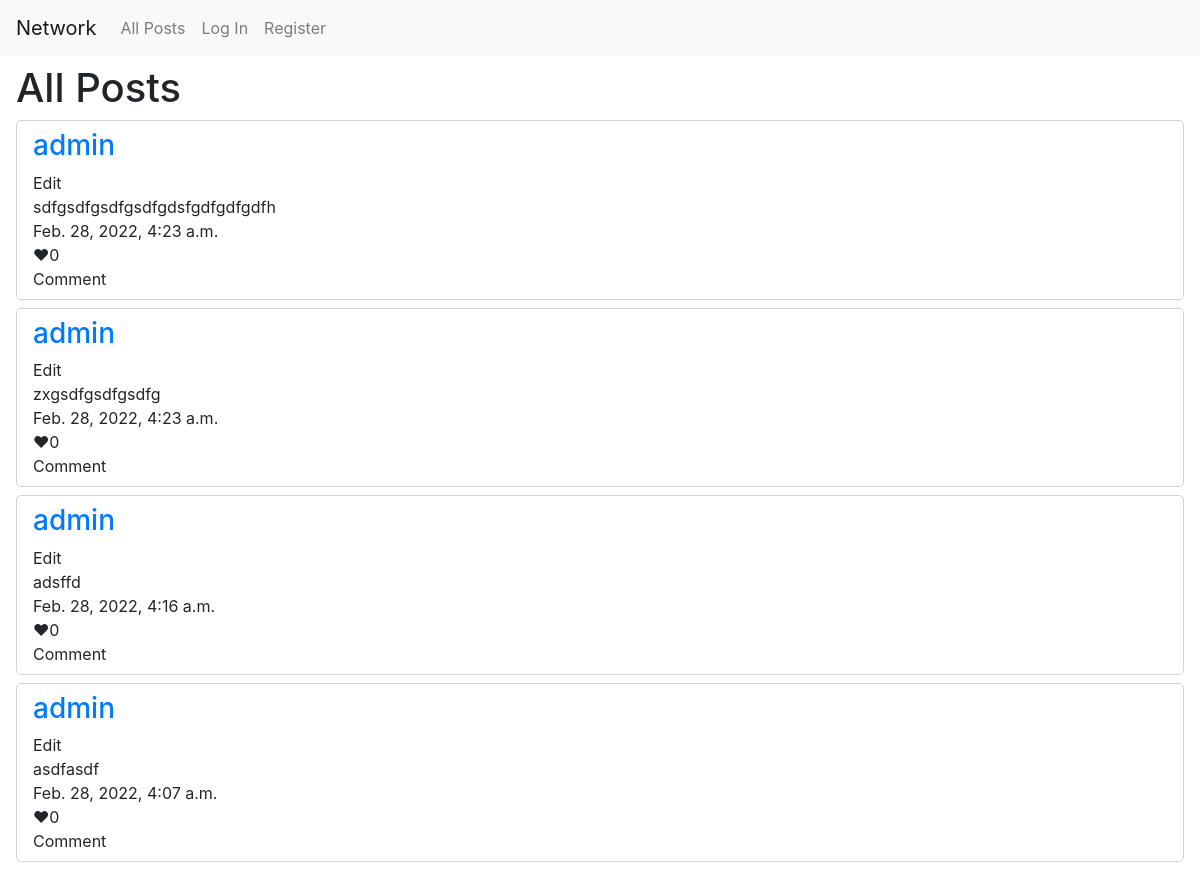
Before: / with the older database file.
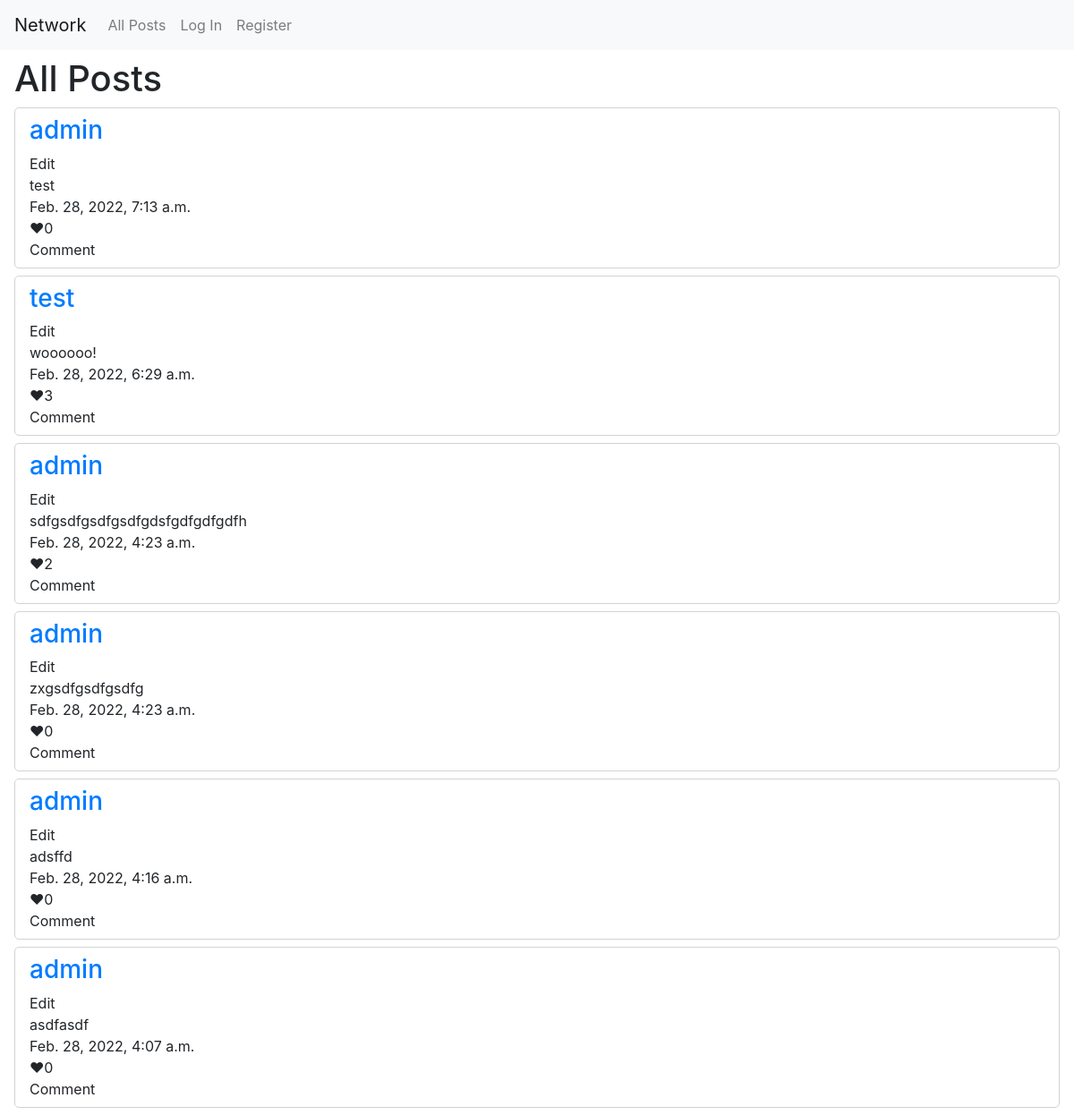
After: the same page with the newer database file.
### network/models.py (models this page shows, shortened)
class Post(models.Model):
    user = models.ForeignKey("User", on_delete=models.CASCADE, related_name="posts")
    body = models.TextField(blank=True)
    timestamp = models.DateTimeField(auto_now_add=True)
    likes = models.ManyToManyField(User)

class User(AbstractUser):
    def __str__(self):
        return f"ID:{self.id} - {self.username} | {self.email}"

### network/views.py (the view)
# urls.py: path("", views.index, name="index"),
def index(request):
    posts = Post.objects.all().order_by("-timestamp").all()
    return render(request, "network/index.html", {
        "posts": posts
    })

### network/templates/network/index.html (shortened to what this page needs)
{% extends "network/layout.html" %}
{% load static %}
{% block body %}
<div id="heading">
<h1>All Posts</h1>
</div>
    <div id="posts">
        {% for post in posts %}
        <div class="post">
            <div class="postName"><a href="{% url 'profile' post.user.username %}"><h3>{{ post.user.username }}</h3></a></div>
            <div class="postEdit">Edit</div>
            <div class="postText">{{ post.body }}</div>
            <div class="postTimestamp">{{ post.timestamp }}</div>
            <div class="postLikes">&#10084;{{ post.likes.count }}</div>
            <div class="postComment">Comment</div>
        </div>
        {% endfor %}
    </div>
{% endblock %}

Changed rows visible on the page:
added Post: user.username "admin", body "test", timestamp "Feb. 28, 2022, 7:13 a.m.", likes.count "0"
added Post: user.username "test", body "woooooo!", timestamp "Feb. 28, 2022, 6:29 a.m.", likes.count "3"
computed for Post "sdfgsdfgsdfgsdfgdsfgdfgdfgdfh": likes.count "0" → "2"
